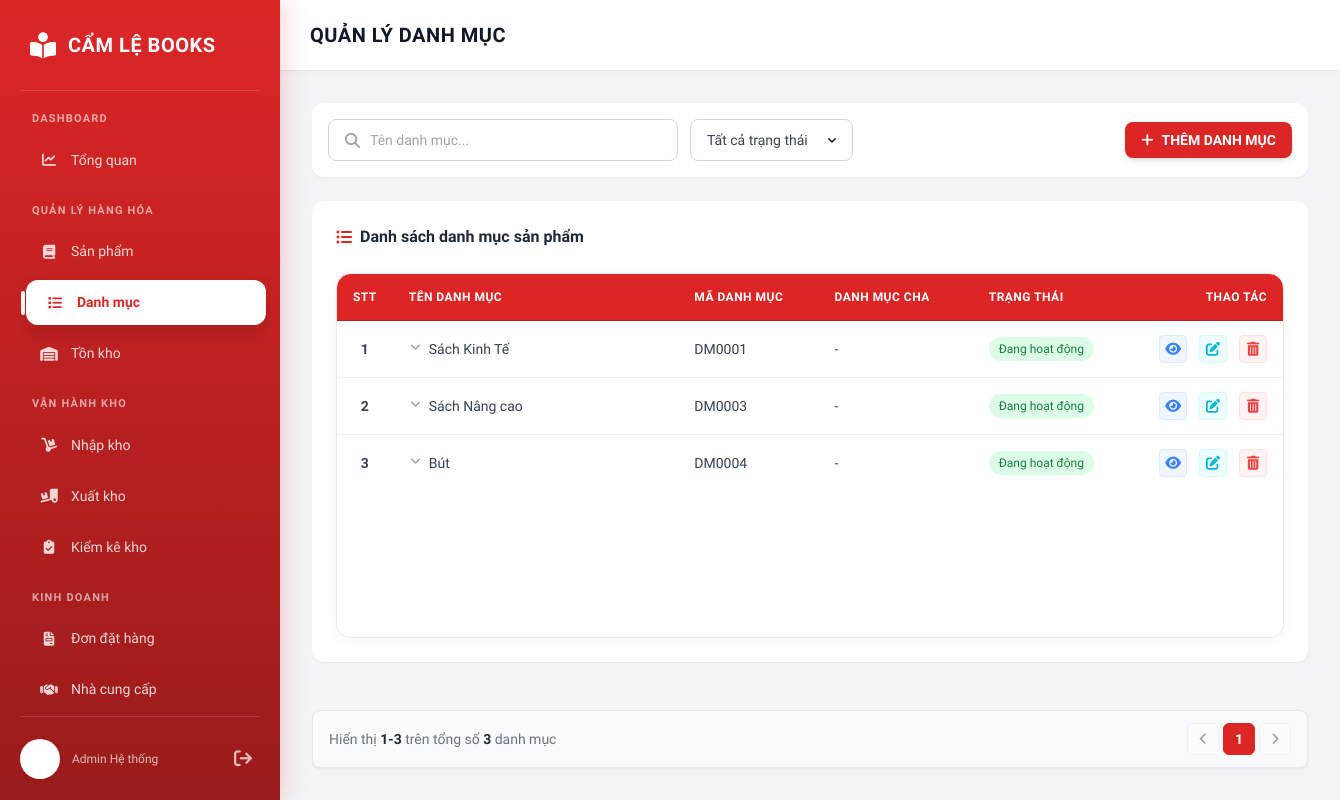
The app's page /danhmuc/, older data.
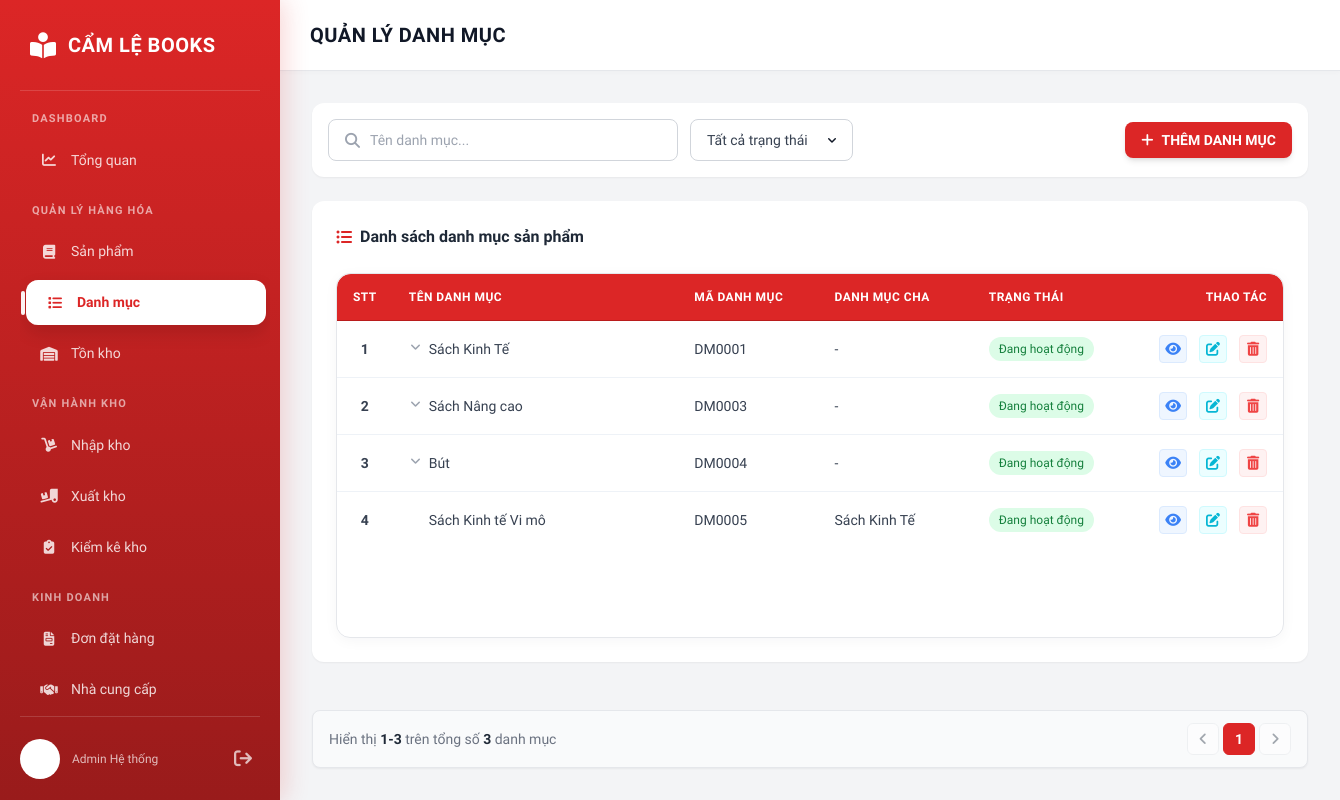
The same page, newer data.
### inventory/models.py (models this page shows, shortened)
class DanhMuc(models.Model):
    maDanhMuc = models.CharField(max_length=50, primary_key=True)
    tenDanhMuc = models.CharField(max_length=255)
    maDanhMucCha = models.ForeignKey('self', on_delete=models.SET_NULL, null=True, blank=True)
    trangThai = models.IntegerField(default=1)
    class Meta:
        constraints = [
            models.CheckConstraint(
                check=Q(trangThai__in=[0, 1]),
                name='dm_trangThai_valid'
            ),
            models.CheckConstraint(
                check=~Q(maDanhMuc=F('maDanhMucCha')),
                name='dm_not_self_parent'
            ),
        ]

### inventory/views/category_views.py (the view, shortened to what this page needs)
# urls.py: path("danhmuc/", danhmuc, name="danhmuc"),
def danhmuc(request):
    categories = DanhMuc.objects.all().order_by('maDanhMuc')
    return render(request, 'inventory/products/category_list.html', {'categories': categories})

### inventory/templates/inventory/products/category_list.html (shortened to what the changed rows need)
{% load static %}
{% load humanize %}
<!DOCTYPE html>
<html lang="vi">
<head>
    <script src="https://cdn.tailwindcss.com"></script>
    <link rel="stylesheet" href="https://cdnjs.cloudflare.com/ajax/libs/font-awesome/6.4.0/css/all.min.css">
    <link rel="stylesheet" href="{% static 'css/0.0.style.css' %}">
</head>
<body>
  <main class="main-content">
        <div class="content-header shrink-0">
            <h1>QUẢN LÝ DANH MỤC</h1>
        </div>
        <div class="content-body p-8 flex-1 flex flex-col min-h-0 overflow-hidden">
            <div class="bg-white rounded-xl shadow-sm p-6 flex-1 flex flex-col min-h-0 overflow-hidden">
                <h2 class="text-base font-bold text-gray-800 mb-4 flex items-center gap-2 shrink-0">
                    <i class="fa-solid fa-list-ul text-primary"></i>
                    Danh sách danh mục sản phẩm
                </h2>
                <div class="table-wrapper flex-1 bg-white">
                    <table class="table-custom w-full category-table">
                        <thead>
                            <tr>
                                <th width="60" class="text-center col-index">STT</th>
                                <th style="min-width: 280px; width: 35%;">Tên danh mục</th>
                                <th style="min-width: 140px; width: 15%;">Mã danh mục</th>
                                <th style="min-width: 150px; width: 20%;">Danh mục cha</th>
                                <th style="min-width: 140px; width: 15%;">Trạng thái</th>
                                <th class="text-right action-cell" style="min-width: 170px; width: 170px; white-space: nowrap;">Thao tác</th>
                            </tr>
                        </thead>
                        <tbody id="catTableBody" class="text-sm">
                            {% for category in categories %}
                            <tr class="cat-row {% if not category.maDanhMucCha %}parent-row{% else %}child-row show-row{% endif %}" data-status="{{ category.trangThai }}" data-id="{{ category.maDanhMuc }}" {% if category.maDanhMucCha %}data-parent="{{ category.maDanhMucCha.maDanhMuc }}"{% endif %} style="cursor: pointer;" {% if not category.maDanhMucCha %}onclick="toggleChildren('{{ category.maDanhMuc }}')"{% endif %}>
                                <td class="font-semibold text-gray-800 text-center col-index font-bold">{{ forloop.counter }}</td>
                                <td class="font-medium text-gray-800">
                                    <div class="cat-name-wrap {% if category.maDanhMucCha %}cat-child-indent{% endif %}">
                                        {% if not category.maDanhMucCha %}
                                        <i id="icon-{{ category.maDanhMuc }}" class="fa-solid fa-angle-right text-gray-400 text-xs w-3 transition-transform duration-200 rotate-90"></i>
                                        {% endif %}
                                        <span class="cat-name">{{ category.tenDanhMuc }}</span>
                                    </div>
                                </td>
                                <td class="text-gray-600 cat-code">{{ category.maDanhMuc }}</td>
                                <td class="text-gray-600 cat-parent">{% if category.maDanhMucCha %}{{ category.maDanhMucCha.tenDanhMuc }}{% else %}-{% endif %}</td>
                                <td>
                                    <span class="inline-flex items-center px-2.5 py-1 rounded-full text-xs font-medium {% if category.trangThai %}bg-green-100 text-green-700{% else %}bg-red-100 text-red-700{% endif %}">{% if category.trangThai %}Đang hoạt động{% else %}Ngừng hoạt động{% endif %}</span>
                                </td>
                                <td class="text-right action-cell" onclick="event.stopPropagation()">
                                    <div class="flex items-center justify-end gap-3">
                                        <button onclick="openCatModal('view', '{{ category.maDanhMuc }}')" class="text-blue-500 hover:text-blue-600 border border-blue-100 bg-blue-50 w-7 h-7 rounded flex items-center justify-center" title="Xem chi tiết"><i class="fa-solid fa-eye"></i></button>
                                        <button onclick="openCatModal('edit', '{{ category.maDanhMuc }}')" class="text-cyan-500 hover:text-cyan-600 border border-cyan-100 bg-cyan-50 w-7 h-7 rounded flex items-center justify-center"><i class="fa-solid fa-pen-to-square"></i></button>
                                        <button onclick="deleteCat('{{ category.maDanhMuc }}')" class="text-red-500 hover:text-red-600 border border-red-100 bg-red-50 w-7 h-7 rounded flex items-center justify-center"><i class="fa-solid fa-trash-can"></i></button>
                                    </div>
                                </td>
                            </tr>
                            {% endfor %}
                        </tbody>
                    </table>
                </div>
            </div>
        </div>
  </main>
</body>
</html>

Row changes from the older to the newer data that the page shows:
added DanhMuc: tenDanhMuc "Sách Kinh tế Vi mô", maDanhMuc "DM0005", maDanhMucCha.tenDanhMuc "Sách Kinh Tế", trangThai "Đang hoạt động"
